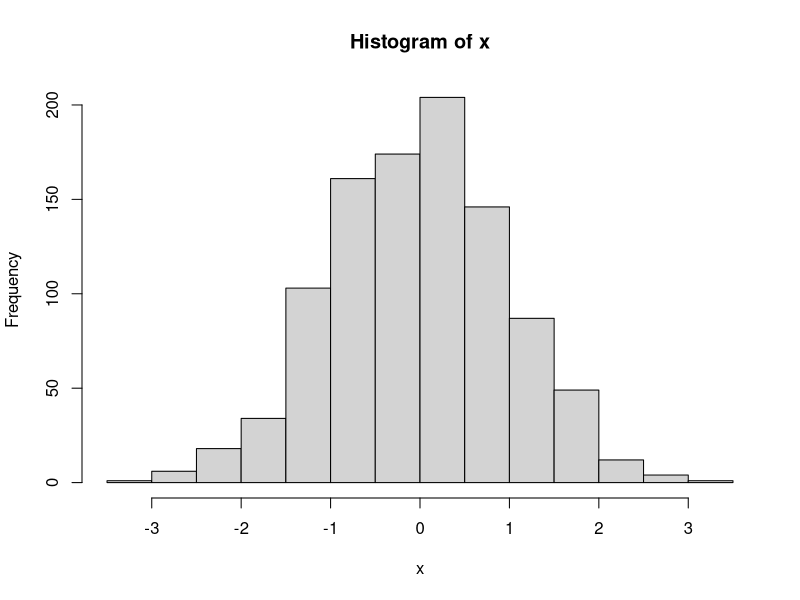
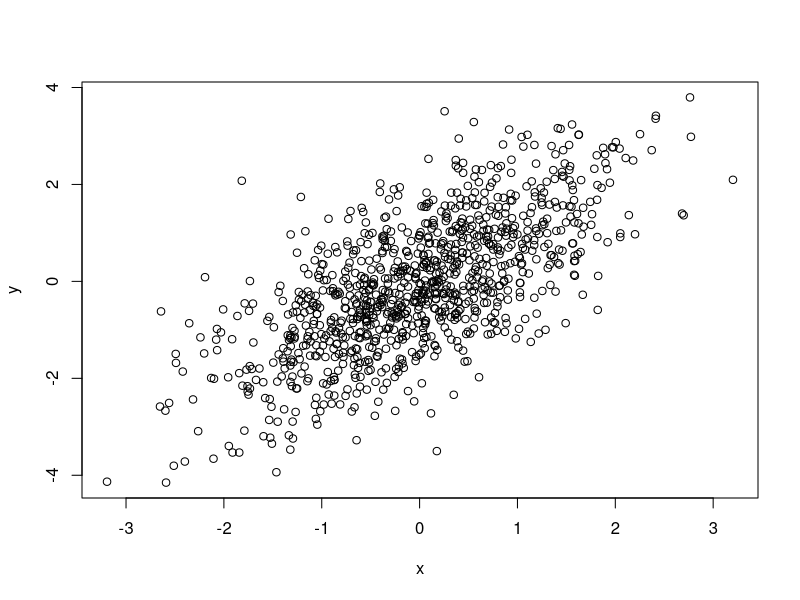
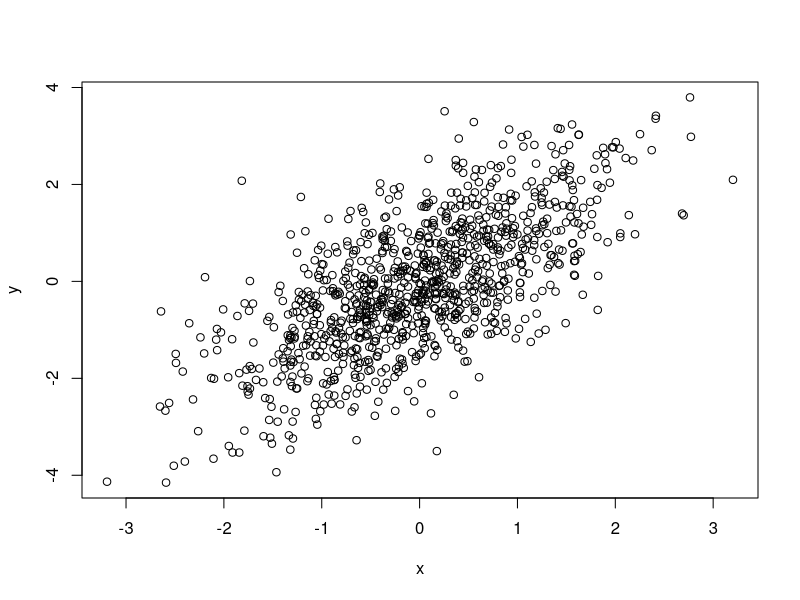
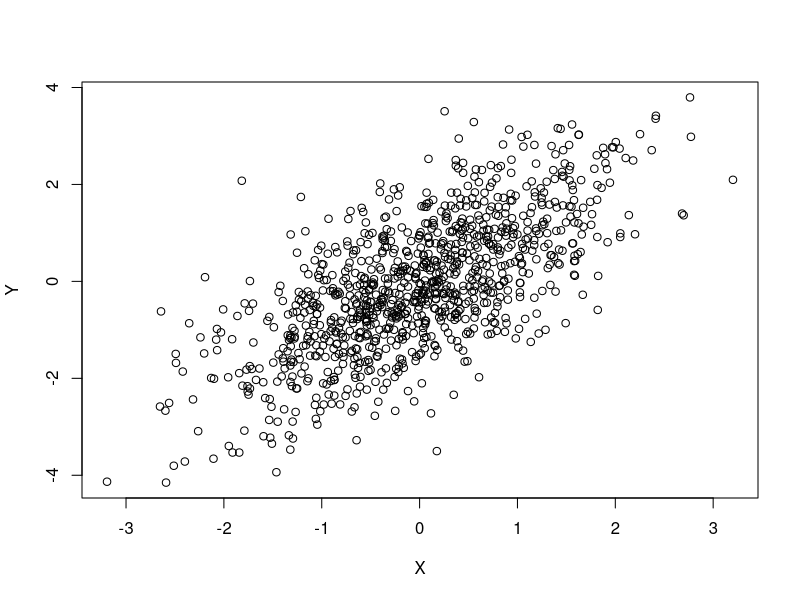
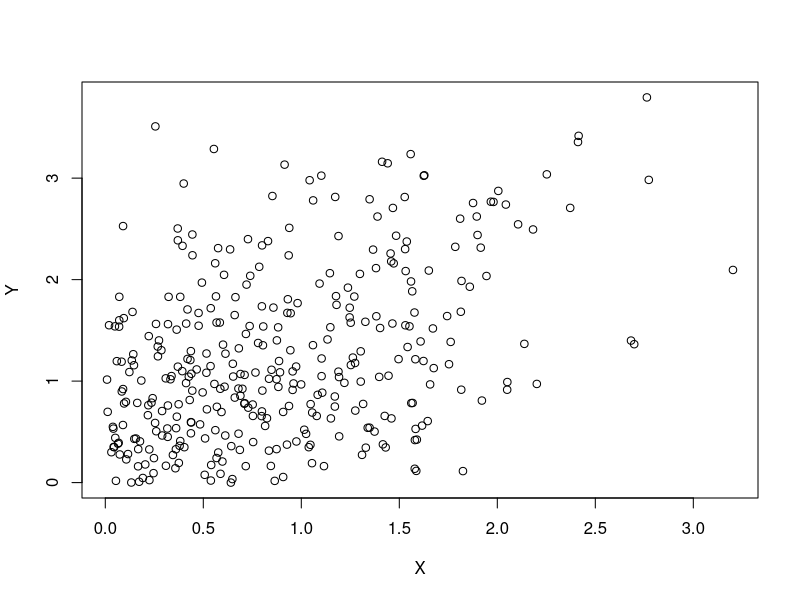
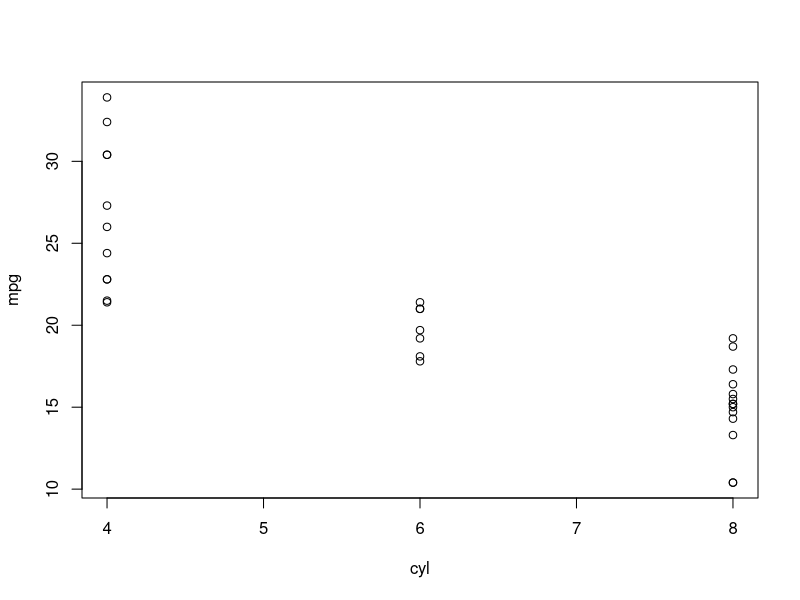
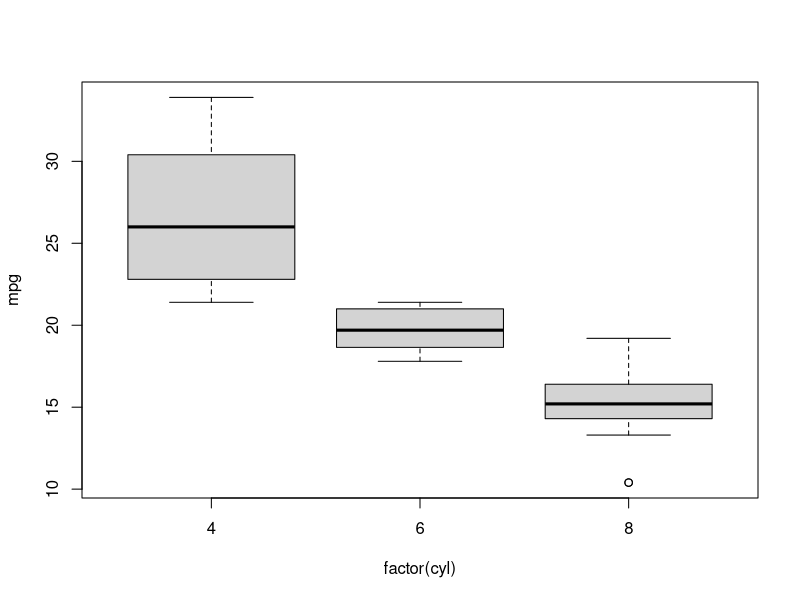

Here is the R script that generated these plots, in order:
## ---- chunk 1
knitr::opts_chunk$set(
  collapse = TRUE,
  comment = "#>"
)
## ---- chunk 2
1 + 2
## ---- chunk 3
sqrt(2)
## ---- chunk 4
c(1, 2, 3)
## ---- chunk 5
x <- c(1, 2, 3)
x
## ---- chunk 6
      levels <- c("treatment", "control") # possible values
      ## observed values -- four samples
      values <- c("treatment", "treatment", "control", "control")
      factor(values, levels = levels)
## ---- chunk 7
    x <- c(1, 2, 3)
    y <- c(4, 5, 6)
    x + y
## ---- chunk 8
  x * 2
## ---- chunk 9
    c(TRUE, TRUE, FALSE, FALSE) & c(TRUE, FALSE, TRUE, FALSE)
    c(TRUE, TRUE, FALSE, FALSE) | c(TRUE, FALSE, TRUE, FALSE)
    !c(TRUE, TRUE, FALSE, FALSE)
    c(TRUE, TRUE, FALSE, FALSE) == c(TRUE, FALSE, TRUE, FALSE)
    ## Fun!
    c(TRUE, FALSE, NA) & c(NA, NA, NA)
    c(TRUE, FALSE, NA) | c(NA, NA, NA)
## ---- chunk 10
    month <- c("April", "May", "June", "July")
    year <- c("2020", "2021", "2022", "2023")
    paste(year, month)
## ---- chunk 11
x <- c(1, 2, 3, 4)
x[c(1, 3)]
x[x >= 3]
## ---- chunk 12
df <- data.frame(
    Month = month, Year = year,
    Temperature = c(20, 22, 24, 25)
)
df
## ---- chunk 13
    df[, c("Month", "Temperature")]
## ---- chunk 14
    df[c(1, 3), ]
## ---- chunk 15
    df$Temperature
    df[df$Temperature > 22,]
## ---- chunk 16
    column_of_interest <- "Temperature"
    df[[ column_of_interest ]]
## ---- chunk 17
x <- rnorm(100)
x
## ---- chunk 18
x <- rnorm(1000)
hist(x)
## ---- chunk 19
y <- x + rnorm(1000) # element-wise addition; each element of 'y' is
                     # the sum of two random variables
plot(x, y)           # one way to plot
plot(y ~ x)          # another way to plot -- 'y as a function of x'
## ---- chunk 20
df <- data.frame(X = x, Y = y)
plot(Y ~ X, df)
## ---- chunk 21
plot(Y ~ X, df[df$X > 0 & df$Y > 0,])
## ---- chunk 22
mtcars
## ---- chunk 23
plot(mpg ~ cyl, mtcars) # scatter plot
## ---- chunk 24
mtcars$cyl
factor(mtcars$cyl) # 'levels' have a sensible default
## ---- chunk 25
plot(mpg ~ factor(cyl), mtcars)
## ---- chunk 26
    library(dplyr)
## ---- chunk 27
    tbl <- tibble(mtcars)
    tbl
## ---- chunk 28
  tbl <-
      mtcars |>
      tibble()
## ---- chunk 29
sessionInfo()
